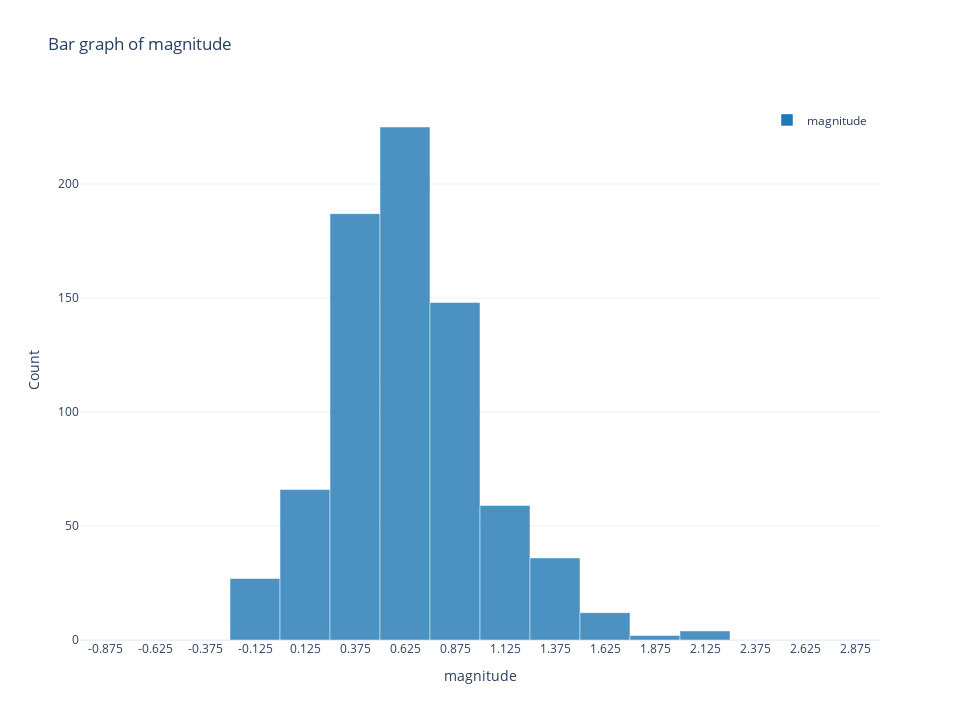

Notebook code for this chart:
### Markdown cell above
### 5. Plotting Bar Graph

If you want more control over manually populating the data into specific bin bounds, we also provide the `plot_bar` class method. Unlike the histogram, this plot allows you to specify the column data and generate a bar plot using the given bin bounds (min and max values).

### Code cell
# Bar Graph plot
lqt_ready_2.plot_bar('magnitude', bin_width=0.25, min_bin=-1, max_bin=3)

### Figure 1 — Plotly figure (JSON) as saved in the notebook; plotly's stock layout.template omitted (floating-point values rounded to 4 significant figures)
{"data": [{"hovertemplate": "Bin_center: %{x:.3f}<br>count: %{y}<extra></extra>", "marker": {"color": "#1F77B4", "opacity": 0.8}, "name": "magnitude", "type": "bar", "width": 0.25, "x": [-0.875, -0.625, -0.375, -0.125, 0.125, 0.375, 0.625, 0.875, 1.125, 1.375, 1.625, 1.875, 2.125, 2.375, 2.625, 2.875], "y": [0, 0, 0, 27, 66, 187, 225, 148, 59, 36, 12, 2, 4, 0, 0, 0]}], "layout": {"bargap": 0.25, "height": 720, "legend": {"bgcolor": "rgba(255,255,255,0.5)", "x": 0.99, "xanchor": "right", "y": 0.99, "yanchor": "top"}, "showlegend": true, "title": {"text": "Bar graph of magnitude"}, "width": 960, "xaxis": {"tickmode": "array", "ticktext": ["-0.875", "-0.625", "-0.375", "-0.125", "0.125", "0.375", "0.625", "0.875", "1.125", "1.375", "1.625", "1.875", "2.125", "2.375", "2.625", "2.875"], "tickvals": [-0.875, -0.625, -0.375, -0.125, 0.125, 0.375, 0.625, 0.875, 1.125, 1.375, 1.625, 1.875, 2.125, 2.375, 2.625, 2.875], "title": {"text": "magnitude"}}, "yaxis": {"title": {"text": "Count"}}}}
